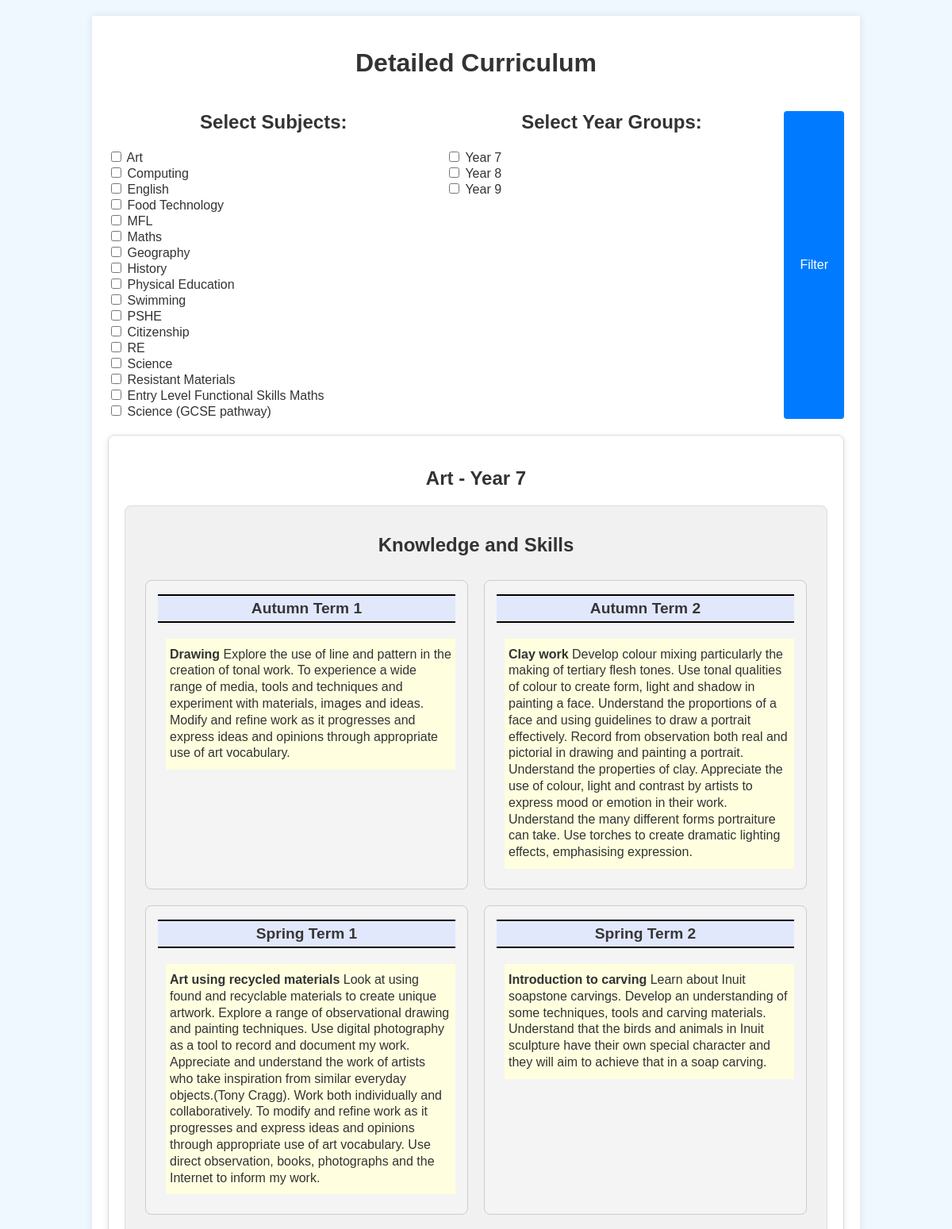
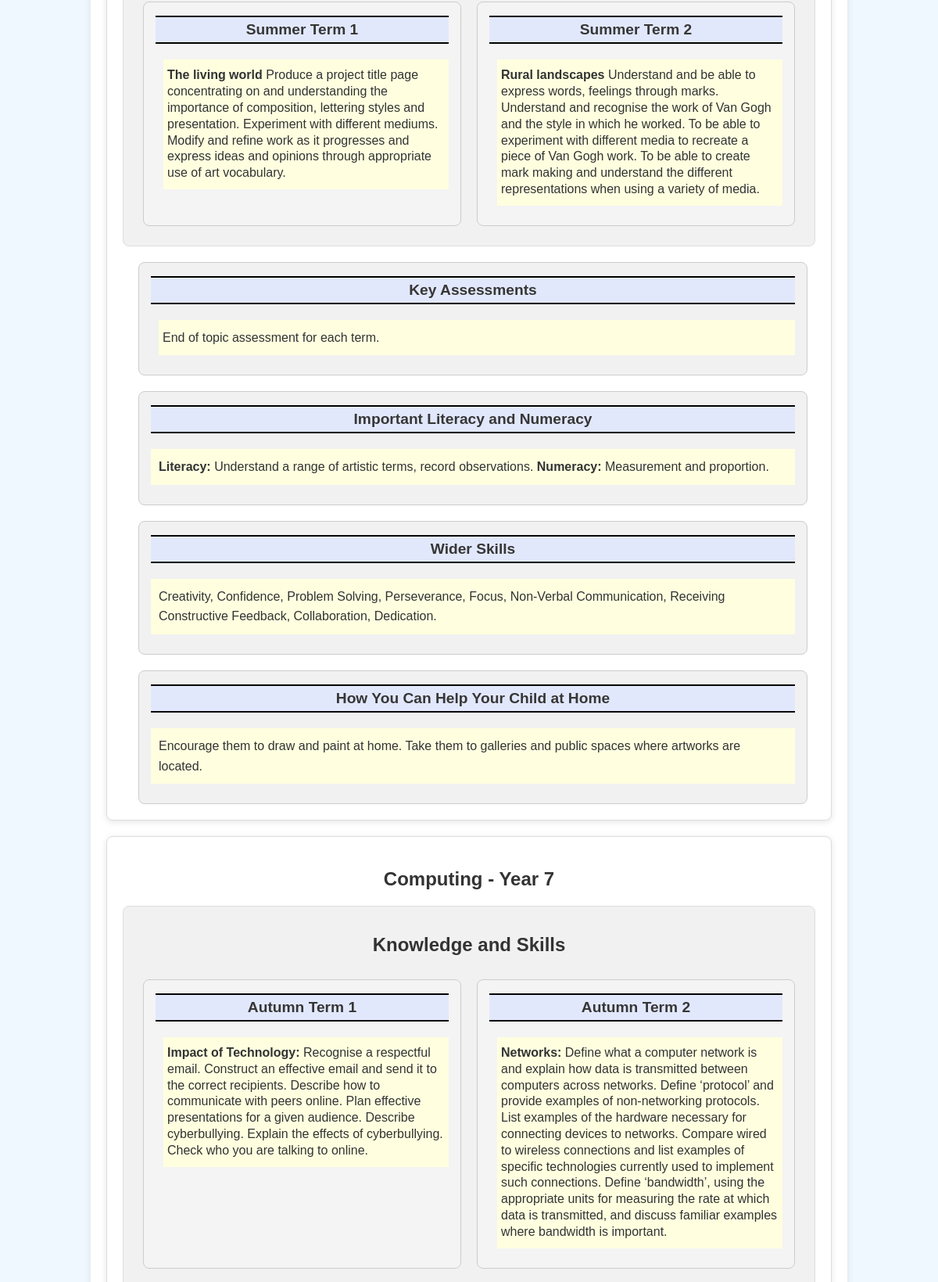
Page /www/detailed_old.php (upper part) on the committed database (2 pictures, top to bottom).
### tables this page shows
CREATE TABLE `Curriculum` (
  `id` int(11) NOT NULL AUTO_INCREMENT,
  `Subject` varchar(255) DEFAULT NULL,
  `YearGroup` varchar(50) DEFAULT NULL,
  `Knowledge_and_skills_autumn_Term_1` text DEFAULT NULL,
  `Knowledge_and_skills_autumn_Term_2` text DEFAULT NULL,
  `Knowledge_and_skills_spring_Term_1` text DEFAULT NULL,
  `Knowledge_and_skills_spring_Term_2` text DEFAULT NULL,
  `Knowledge_and_skills_summer_Term_1` text DEFAULT NULL,
  `Knowledge_and_skills_summer_Term_2` text DEFAULT NULL,
  `Key_Assessments` text DEFAULT NULL,
  `Important_literacy_and_numeracy` text DEFAULT NULL,
  `Wider_skills` text DEFAULT NULL,
  `How_you_can_help_your_child_at_home` text DEFAULT NULL,
  `key_assessments_au1` text DEFAULT NULL,
  `key_assessments_au2` text DEFAULT NULL,
  `key_assessments_sp1` text DEFAULT NULL,
  `key_assessments_sp2` text DEFAULT NULL,
  `key_assessments_su1` text DEFAULT NULL,
  `key_assessments_su2` text DEFAULT NULL,
  PRIMARY KEY (`id`)
);

### www/detailed_old.php (the view, shortened to what this page needs)
<!DOCTYPE html>
<html lang="en">
<head>
    <link rel="stylesheet" href="displaystyles.css">
    <link rel="stylesheet" href="styles.css">
</head>
<body>
    <div class="container">
        <?php include 'config.php'; ?>
        <h1>Detailed Curriculum</h1>
        <form method="GET" action="" class="filter-form">
            <div class="filter-group">
                <h2>Select Subjects:</h2>
                <?php
                $subjectQuery = "SELECT DISTINCT Subject FROM Curriculum";
                $subjectResult = $conn->query($subjectQuery);
                while ($subjectRow = $subjectResult->fetch_assoc()) {
                    $subject = $subjectRow['Subject'];
                    $checked = isset($_GET['subjects']) && in_array($subject, $_GET['subjects']) ? 'checked' : '';
                    echo "<label><input type='checkbox' name='subjects[]' value='$subject' $checked> $subject</label><br>";
                }
                ?>
            </div>
            <div class="filter-group">
                <h2>Select Year Groups:</h2>
                <?php
                $yearGroupQuery = "SELECT DISTINCT YearGroup FROM Curriculum";
                $yearGroupResult = $conn->query($yearGroupQuery);
                while ($yearGroupRow = $yearGroupResult->fetch_assoc()) {
                    $yearGroup = $yearGroupRow['YearGroup'];
                    $checked = isset($_GET['yearGroups']) && in_array($yearGroup, $_GET['yearGroups']) ? 'checked' : '';
                    echo "<label><input type='checkbox' name='yearGroups[]' value='$yearGroup' $checked> $yearGroup</label><br>";
                }
                ?>
            </div>
            <button type="submit">Filter</button>
        </form>
        <?php
        $selectedSubjects = isset($_GET['subjects']) ? $_GET['subjects'] : [];
        $selectedYearGroups = isset($_GET['yearGroups']) ? $_GET['yearGroups'] : [];
        $subjectCondition = $selectedSubjects ? "Subject IN ('" . implode("','", $selectedSubjects) . "')" : "1=1";
        $yearGroupCondition = $selectedYearGroups ? "YearGroup IN ('" . implode("','", $selectedYearGroups) . "')" : "1=1";
        $sql = "SELECT * FROM Curriculum WHERE $subjectCondition AND $yearGroupCondition";
        $result = $conn->query($sql);
        while ($row = $result->fetch_assoc()) {
            $row["Knowledge_and_skills_autumn_Term_1"] = str_replace(["[b]", "[/b]"], ["<strong>", "</strong>"], $row["Knowledge_and_skills_autumn_Term_1"]);
            $row["Knowledge_and_skills_autumn_Term_2"] = str_replace(["[b]", "[/b]"], ["<strong>", "</strong>"], $row["Knowledge_and_skills_autumn_Term_2"]);
            $row["Knowledge_and_skills_spring_Term_1"] = str_replace(["[b]", "[/b]"], ["<strong>", "</strong>"], $row["Knowledge_and_skills_spring_Term_1"]);
            $row["Knowledge_and_skills_spring_Term_2"] = str_replace(["[b]", "[/b]"], ["<strong>", "</strong>"], $row["Knowledge_and_skills_spring_Term_2"]);
            $row["Knowledge_and_skills_summer_Term_1"] = str_replace(["[b]", "[/b]"], ["<strong>", "</strong>"], $row["Knowledge_and_skills_summer_Term_1"]);
            $row["Knowledge_and_skills_summer_Term_2"] = str_replace(["[b]", "[/b]"], ["<strong>", "</strong>"], $row["Knowledge_and_skills_summer_Term_2"]);
            $row["Key_Assessments"] = str_replace(["[b]", "[/b]"], ["<strong>", "</strong>"], $row["Key_Assessments"]);
            $row["Important_literacy_and_numeracy"] = str_replace(["[b]", "[/b]"], ["<strong>", "</strong>"], $row["Important_literacy_and_numeracy"]);
            $row["Wider_skills"] = str_replace(["[b]", "[/b]"], ["<strong>", "</strong>"], $row["Wider_skills"]);
            $row["How_you_can_help_your_child_at_home"] = str_replace(["[b]", "[/b]"], ["<strong>", "</strong>"], $row["How_you_can_help_your_child_at_home"]);
            echo "<div class='subject-box'>";
            echo "<h2>{$row['Subject']} - {$row['YearGroup']}</h2>";
            echo "<div class='term-box'>";
            echo "<h2 style='clear: both; display: block; width: 100%;'>Knowledge and Skills</h2>";
            echo "<div class='term'>";
            echo "<h3>Autumn Term 1</h3>";
            echo "<p class='editable' data-id='{$row["id"]}' data-field='Knowledge_and_skills_autumn_Term_1'>" . ($row["Knowledge_and_skills_autumn_Term_1"]) . "</p>";
            echo "</div>";
            echo "<div class='term'>";
            echo "<h3>Autumn Term 2</h3>";
            echo "<p class='editable' data-id='{$row["id"]}' data-field='Knowledge_and_skills_autumn_Term_2'>" . ($row["Knowledge_and_skills_autumn_Term_2"]) . "</p>";
            echo "</div>";
            echo "<div class='term'>";
            echo "<h3>Spring Term 1</h3>";
            echo "<p class='editable' data-id='{$row["id"]}' data-field='Knowledge_and_skills_spring_Term_1'>" . ($row["Knowledge_and_skills_spring_Term_1"]) . "</p>";
            echo "</div>";
            echo "<div class='term'>";
            echo "<h3>Spring Term 2</h3>";
            echo "<p class='editable' data-id='{$row["id"]}' data-field='Knowledge_and_skills_spring_Term_2'>" . ($row["Knowledge_and_skills_spring_Term_2"]) . "</p>";
            echo "</div>";
            echo "<div class='term'>";
            echo "<h3>Summer Term 1</h3>";
            echo "<p class='editable' data-id='{$row["id"]}' data-field='Knowledge_and_skills_summer_Term_1'>" . ($row["Knowledge_and_skills_summer_Term_1"]) . "</p>";
            echo "</div>";
            echo "<div class='term'>";
            echo "<h3>Summer Term 2</h3>";
            echo "<p class='editable' data-id='{$row["id"]}' data-field='Knowledge_and_skills_summer_Term_2'>" . ($row["Knowledge_and_skills_summer_Term_2"]) . "</p>";
            echo "</div>";
            echo "</div>";
            echo "<div class='assessment-box'>";
            echo "<h3>Key Assessments</h3>";
            echo "<p class='editable' data-id='{$row["id"]}' data-field='Key_Assessments'>" . ($row["Key_Assessments"]) . "</p>";
            echo "</div>";
            echo "<div class='literacy-box'>";
            echo "<h3>Important Literacy and Numeracy</h3>";
            echo "<p class='editable' data-id='{$row["id"]}' data-field='Important_literacy_and_numeracy'>" . ($row["Important_literacy_and_numeracy"]) . "</p>";
            echo "</div>";
            echo "<div class='wider-skills-box'>";
            echo "<h3>Wider Skills</h3>";
            echo "<p class='editable' data-id='{$row["id"]}' data-field='Wider_skills'>" . ($row["Wider_skills"]) . "</p>";
            echo "</div>";
            echo "<div class='help-box'>";
            echo "<h3>How You Can Help Your Child at Home</h3>";
            echo "<p class='editable' data-id='{$row["id"]}' data-field='How_you_can_help_your_child_at_home'>" . ($row["How_you_can_help_your_child_at_home"]) . "</p>";
            echo "</div>";
            echo "</div>";
        }
        ?>
    </div>
</body>
</html>

### www/displaystyles.css (style rules this page uses)
body { font-family: Arial, sans-serif; background-color: #f0f8ff; color: #333; margin: 20px; }
.container { width: 80%; margin: 20px auto; background-color: #fff; padding: 20px; box-shadow: 0 0 10px rgba(0, 0, 0, 0.1); }
h1, h2 { text-align: center; color: #333; }
h2 { margin-top: 20px; }
h3 { color: #333; }
.filter-form { display: flex; justify-content: space-between; margin-bottom: 20px; }
.filter-group { width: 45%; }
.subject-box { border: 1px solid #ddd; margin-bottom: 20px; padding: 20px; border-radius: 8px; background-color: #ffffff; box-shadow: 0 2px 8px rgba(0, 0, 0, 0.1); }
h3 { margin-top: 2px; margin-bottom: 20px; padding: 5px; text-align: center; font-size: larger; color: #363636; border-top: solid 2px #000; border-bottom: solid 2px #000; background-color: #e2e8fc; }
p { margin: 10px 0; line-height: 1.6; }
button { display: inline-block; padding: 10px 20px; font-size: 16px; color: #fff; background-color: #007bff; border: none; border-radius: 4px; cursor: pointer; text-align: center; text-decoration: none; margin-top: 20px; }
.assessment-box, .literacy-box, .wider-skills-box, .help-box { background-color: #f1f1f1; padding: 15px; border: 1px solid #ccc; border-radius: 8px; margin-top: 20px; margin-right: 10px; margin-left: 20px; }
.term { margin-bottom: 20px; }
.term-box { background-color: #f1f1f1; padding: 15px; border: 1px solid #ddd; border-radius: 8px; display: flex; flex-wrap: wrap; }
.term-box .term { background-color: #f4f4f4; flex: 1 1 calc(10% - 20px); margin: 10px; padding: 15px; border: 1px solid #ccc; border-radius: 8px; flex-wrap: wrap; min-width: 20em; }
.assessment-box p { margin-left: 10px; padding-left: 5px; padding-right: 5px; }
.term p { margin-left: 10px; padding-left: 5px; padding-right: 5px; line-height: 1.3; }

### www/styles.css (style rules this page uses)
.editable { background-color: #ffffe0; padding: 10px; }

### rows in the picture
curriculum: Subject "Art", YearGroup "Year 7", Knowledge_and_skills_autumn_Term_1 "Drawing Explore the use of line and pattern in the creation of tonal work. To experience a wide range of media, tools and techniques and experiment with materials, images and ideas. Modify and refine work as it progresses and express ideas and opinions through appropriate use of art vocabulary.", Knowledge_and_skills_autumn_Term_2 "Clay work Develop colour mixing particularly the making of tertiary flesh tones. Use tonal qualities of colour to create form, light and shadow in painting a face. Understand the proportions of a face and using guidelines to draw a portrait effectively. Record from observation both real and pictorial in drawing and painting a portrait. Understand the properties of clay. Appreciate the use of colour, light and contrast by artists to express mood or emotion in their work. Understand the many different forms portraiture can take. Use torches to create dramatic lighting effects, emphasising expression.", Knowledge_and_skills_spring_Term_1 "Art using recycled materials Look at using found and recyclable materials to create unique artwork. Explore a range of observational drawing and painting techniques. Use digital photography as a tool to record and document my work. Appreciate and understand the work of artists who take inspiration from similar everyday objects.(Tony Cragg). Work both individually and collaboratively. To modify and refine work as it progresses and express ideas and opinions through appropriate use of art vocabulary. Use direct observation, books, photographs and the Internet to inform my work.", Knowledge_and_skills_spring_Term_2 "Introduction to carving Learn about Inuit soapstone carvings. Develop an understanding of some techniques, tools and carving materials. Understand that the birds and animals in Inuit sculpture have their own special character and they will aim to achieve that in a soap carving.", Knowledge_and_skills_summer_Term_1 "The living world Produce a project title page concentrating on and understanding the importance of composition, lettering styles and presentation. Experiment with different mediums. Modify and refine work as it progresses and express ideas and opinions through appropriate use of art vocabulary.", Knowledge_and_skills_summer_Term_2 "Rural landscapes Understand and be able to express words, feelings through marks. Understand and recognise the work of Van Gogh and the style in which he worked. To be able to experiment with different media to recreate a piece of Van Gogh work. To be able to create mark making and understand the different representations when using a variety of media.", Key_Assessments "End of topic assessment for each term.", Important_literacy_and_numeracy "Literacy: Understand a range of artistic terms, record observations. Numeracy: Measurement and proportion.", Wider_skills "Creativity, Confidence, Problem Solving, Perseverance, Focus, Non-Verbal Communication, Receiving Constructive Feedback, Collaboration, Dedication.", How_you_can_help_your_child_at_home "Encourage them to draw and paint at home. Take them to galleries and public spaces where artworks are located."
curriculum: Subject "Computing", YearGroup "Year 7", Knowledge_and_skills_autumn_Term_1 "Impact of Technology: Recognise a respectful email. Construct an effective email and send it to the correct recipients. Describe how to communicate with peers online. Plan effective presentations for a given audience. Describe cyberbullying. Explain the effects of cyberbullying. Check who you are talking to online.", Knowledge_and_skills_autumn_Term_2 "Networks: Define what a computer network is and explain how data is transmitted between computers across networks. Define ‘protocol’ and provide examples of non-networking protocols. List examples of the hardware necessary for connecting devices to networks. Compare wired to wireless connections and list examples of specific technologies currently used to implement such connections. Define ‘bandwidth’, using the appropriate units for measuring the rate at which data is transmitted, and discuss familiar examples where bandwidth is important."

### other values in the picture
$subject "Art"
$subject "Computing"
$subject "English"
$subject "Food Technology"
$subject "MFL"
$subject "Maths"
$subject "Geography"
$subject "History"
$subject "Physical Education"
$subject "Swimming"
$subject "PSHE"
$subject "Citizenship"
$subject "RE"
$subject "Science"
$subject "Resistant Materials"
